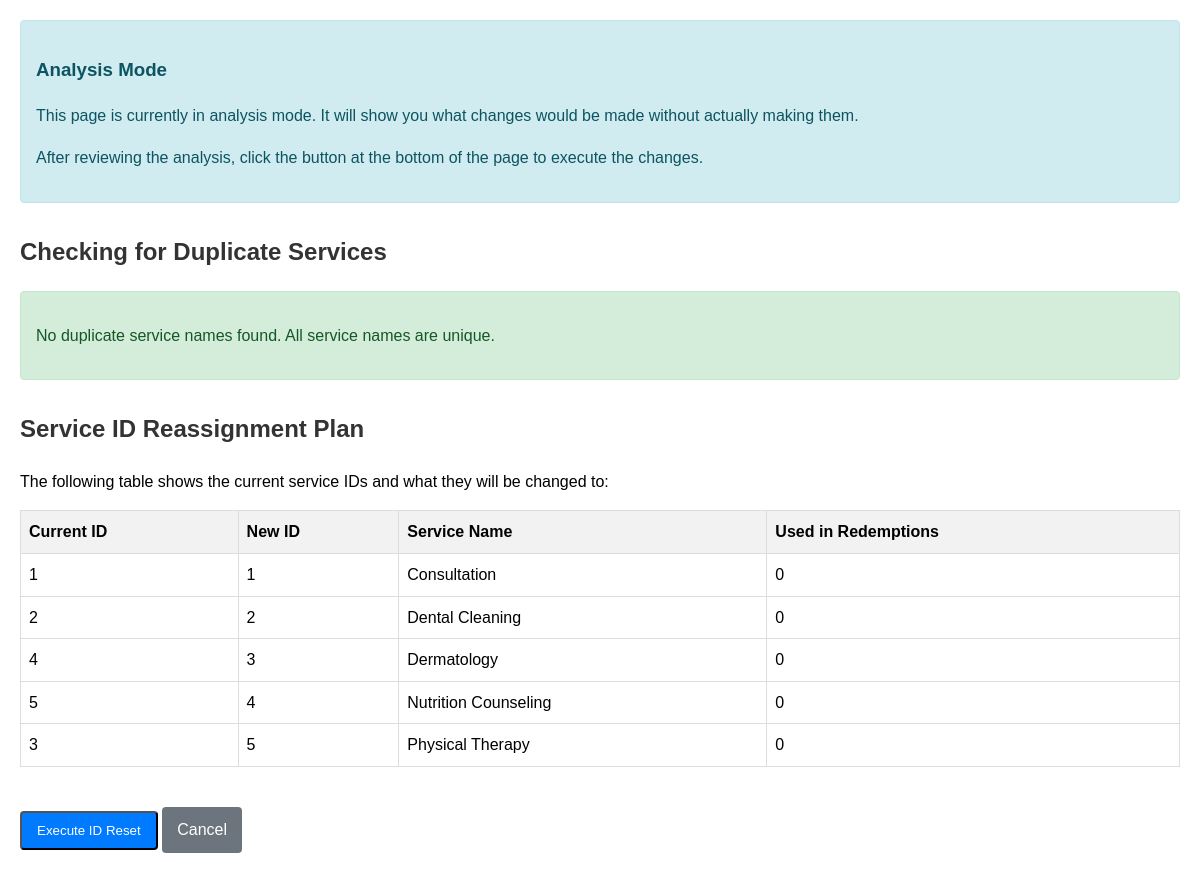
The page /fix_services_ids_final.php on the database its author committed.
### tables this page shows
CREATE TABLE services (
    id INT AUTO_INCREMENT PRIMARY KEY,
    name VARCHAR(100) NOT NULL,
    description TEXT,
    default_price DECIMAL(10, 2),
    created_at TIMESTAMP DEFAULT CURRENT_TIMESTAMP,
    updated_at TIMESTAMP DEFAULT CURRENT_TIMESTAMP ON UPDATE CURRENT_TIMESTAMP
);

### fix_services_ids_final.php (the view, shortened to what this page needs)
<?php
$database = new Database();
$db = $database->getConnection();
echo "<!DOCTYPE html>
<html>
<head>
    <title>Fix Service IDs</title>
    <style>
        body {
            font-family: Arial, sans-serif;
            margin: 20px;
            line-height: 1.6;
        }
        h2 {
            color: #333;
            margin-top: 30px;
        }
        table {
            width: 100%;
            border-collapse: collapse;
            margin-bottom: 20px;
        }
        th, td {
            padding: 8px;
            text-align: left;
            border: 1px solid #ddd;
        }
        th {
            background-color: #f2f2f2;
        }
        .btn {
            display: inline-block;
            padding: 10px 15px;
            background-color: #007bff;
            color: white;
            text-decoration: none;
            border-radius: 4px;
            margin-top: 20px;
        }
        .btn:hover {
            background-color: #0056b3;
        }
        .alert {
            padding: 15px;
            margin-bottom: 20px;
            border: 1px solid transparent;
            border-radius: 4px;
        }
        .alert-info {
            color: #0c5460;
            background-color: #d1ecf1;
            border-color: #bee5eb;
        }
        .alert-warning {
            color: #856404;
            background-color: #fff3cd;
            border-color: #ffeeba;
        }
        .alert-success {
            color: #155724;
            background-color: #d4edda;
            border-color: #c3e6cb;
        }
        .alert-danger {
            color: #721c24;
            background-color: #f8d7da;
            border-color: #f5c6cb;
        }
    </style>
</head>
<body>";
$analysis_mode = !isset($_GET['execute']);
if ($analysis_mode) {
    echo "<div class='alert alert-info'>
        <h3>Analysis Mode</h3>
        <p>This page is currently in analysis mode. It will show you what changes would be made without actually making them.</p>
        <p>After reviewing the analysis, click the button at the bottom of the page to execute the changes.</p>
    </div>";
}
echo "<h2>Checking for Duplicate Services</h2>";
$query = "SELECT name, COUNT(*) as count FROM services GROUP BY name HAVING count > 1";
$stmt = $db->prepare($query);
$stmt->execute();
$duplicates = $stmt->fetchAll(PDO::FETCH_ASSOC);
if (count($duplicates) > 0) {
    echo "<div class='alert alert-warning'>";
    echo "<h3>Found Duplicate Services</h3>";
    echo "<p>The following service names have duplicates:</p>";
    echo "<ul>";
    foreach ($duplicates as $dup) {
        echo "<li>" . htmlspecialchars($dup['name']) . " (appears " . $dup['count'] . " times)</li>";
        $duplicate_found = true;
    }
    echo "</ul>";
    echo "</div>";
    echo "<h3>Duplicate Services Details</h3>";
    echo "<table>";
    echo "<tr><th>ID</th><th>Name</th><th>Description</th><th>Price</th><th>Used in Redemptions</th></tr>";
    foreach ($duplicates as $dup) {
        $name = $dup['name'];
        $query = "SELECT s.*, (SELECT COUNT(*) FROM redemption_logs WHERE service_id = s.id) as usage_count
                 FROM services s WHERE s.name = ? ORDER BY s.id ASC";
        $stmt = $db->prepare($query);
        $stmt->bindParam(1, $name);
        $stmt->execute();
        $duplicate_services = $stmt->fetchAll(PDO::FETCH_ASSOC);
        foreach ($duplicate_services as $service) {
            echo "<tr>";
            echo "<td>" . $service['id'] . "</td>";
            echo "<td>" . htmlspecialchars($service['name']) . "</td>";
            echo "<td>" . htmlspecialchars($service['description']) . "</td>";
            echo "<td>" . $service['default_price'] . "</td>";
            echo "<td>" . $service['usage_count'] . "</td>";
            echo "</tr>";
        }
    }
    echo "</table>";
} else {
    echo "<div class='alert alert-success'>";
    echo "<p>No duplicate service names found. All service names are unique.</p>";
    echo "</div>";
}
$query = "SELECT s.*, (SELECT COUNT(*) FROM redemption_logs WHERE service_id = s.id) as usage_count
         FROM services s ORDER BY s.name ASC";
$stmt = $db->prepare($query);
$stmt->execute();
$services = $stmt->fetchAll(PDO::FETCH_ASSOC);
echo "<h2>Service ID Reassignment Plan</h2>";
echo "<p>The following table shows the current service IDs and what they will be changed to:</p>";
echo "<table>";
echo "<tr><th>Current ID</th><th>New ID</th><th>Service Name</th><th>Used in Redemptions</th></tr>";
$new_id = 1;
$id_mapping = [];
foreach ($services as $service) {
    $old_id = $service['id'];
    $id_mapping[$old_id] = $new_id;
    echo "<tr>";
    echo "<td>" . $old_id . "</td>";
    echo "<td>" . $new_id . "</td>";
    echo "<td>" . htmlspecialchars($service['name']) . "</td>";
    echo "<td>" . $service['usage_count'] . "</td>";
    echo "</tr>";
    $new_id++;
}
echo "</table>";
if (!$analysis_mode) {
    try {
        $db->exec("CREATE TABLE redemption_logs_backup LIKE redemption_logs");
        $db->exec("INSERT INTO redemption_logs_backup SELECT * FROM redemption_logs");
        $db->exec("CREATE TABLE services_backup LIKE services");
        $db->exec("INSERT INTO services_backup SELECT * FROM services");
        echo "<div class='alert alert-info'>";
        echo "<p>Created backup tables: redemption_logs_backup and services_backup</p>";
        echo "</div>";
        $db->exec("CREATE TEMPORARY TABLE id_mapping (old_id INT, new_id INT)");
        $query = "INSERT INTO id_mapping (old_id, new_id) VALUES (?, ?)";
        $stmt = $db->prepare($query);
        foreach ($id_mapping as $old_id => $new_id) {
            $stmt->bindParam(1, $old_id);
            $stmt->bindParam(2, $new_id);
            $stmt->execute();
        }
        $db->exec("SET FOREIGN_KEY_CHECKS = 0");
        $db->exec("UPDATE redemption_logs rl
                  JOIN id_mapping im ON rl.service_id = im.old_id
                  SET rl.service_id = im.new_id");
        $db->exec("CREATE TABLE new_services LIKE services");
        foreach ($services as $service) {
            $old_id = $service['id'];
            $new_id = $id_mapping[$old_id];
            $query = "INSERT INTO new_services (id, name, description, default_price, created_at, updated_at)
                     VALUES (?, ?, ?, ?, ?, ?)";
            $stmt = $db->prepare($query);
            $stmt->bindParam(1, $new_id);
            $stmt->bindParam(2, $service['name']);
            $stmt->bindParam(3, $service['description']);
            $stmt->bindParam(4, $service['default_price']);
            $stmt->bindParam(5, $service['created_at']);
            $stmt->bindParam(6, $service['updated_at']);
            $stmt->execute();
        }
        $db->exec("DROP TABLE services");
        $db->exec("RENAME TABLE new_services TO services");
        $db->exec("ALTER TABLE services AUTO_INCREMENT = " . $new_id);
        $db->exec("SET FOREIGN_KEY_CHECKS = 1");
        echo "<div class='alert alert-success'>";
        echo "<h3>Success!</h3>";
        echo "<p>Service IDs have been successfully reset to start from 1.</p>";
        echo "<p>All references in redemption_logs have been updated to use the new IDs.</p>";
        echo "</div>";
    } catch (Exception $e) {
        $db->exec("SET FOREIGN_KEY_CHECKS = 1");
        echo "<div class='alert alert-danger'>";
        echo "<h3>Error</h3>";
        echo "<p>An error occurred: " . $e->getMessage() . "</p>";
        echo "<p>Attempting to restore from backup...</p>";
        echo "</div>";
        try {
            $db->exec("DROP TABLE IF EXISTS services");
            $db->exec("RENAME TABLE services_backup TO services");
            $db->exec("UPDATE redemption_logs rl
                      JOIN redemption_logs_backup rlb ON rl.id = rlb.id
                      SET rl.service_id = rlb.service_id");
            echo "<div class='alert alert-info'>";
            echo "<p>Successfully restored database from backup.</p>";
            echo "</div>";
        } catch (Exception $restoreError) {
            echo "<div class='alert alert-danger'>";
            echo "<p>Failed to restore from backup: " . $restoreError->getMessage() . "</p>";
            echo "<p>You may need to restore your database manually.</p>";
            echo "</div>";
        }
    }
    echo "<p><a href='admin/manage_services.php' class='btn btn-primary'>Go to Manage Services</a></p>";
} else {
    echo "<form method='get' action='fix_services_ids_final.php'>";
    echo "<button type='submit' class='btn btn-primary'>Execute ID Reset</button>";
    echo " <a href='admin/manage_services.php' class='btn' style='background-color: #6c757d; color: white;'>Cancel</a>";
    echo "</form>";
}
echo "</body></html>";
?>

### fix_services_ids_final.php (style rules this page uses)
body { font-family: Arial, sans-serif; margin: 20px; line-height: 1.6; }
h2 { color: #333; margin-top: 30px; }
table { width: 100%; border-collapse: collapse; margin-bottom: 20px; }
th, td { padding: 8px; text-align: left; border: 1px solid #ddd; }
th { background-color: #f2f2f2; }
.btn { display: inline-block; padding: 10px 15px; background-color: #007bff; color: white; text-decoration: none; border-radius: 4px; margin-top: 20px; }
.alert { padding: 15px; margin-bottom: 20px; border: 1px solid transparent; border-radius: 4px; }
.alert-info { color: #0c5460; background-color: #d1ecf1; border-color: #bee5eb; }
.alert-success { color: #155724; background-color: #d4edda; border-color: #c3e6cb; }

### rows shown on the page
services: id "1", name "Consultation", usage_count "0"
services: id "2", name "Dental Cleaning", usage_count "0"
services: id "4", name "Dermatology", usage_count "0"
services: id "5", name "Nutrition Counseling", usage_count "0"
services: id "3", name "Physical Therapy", usage_count "0"
